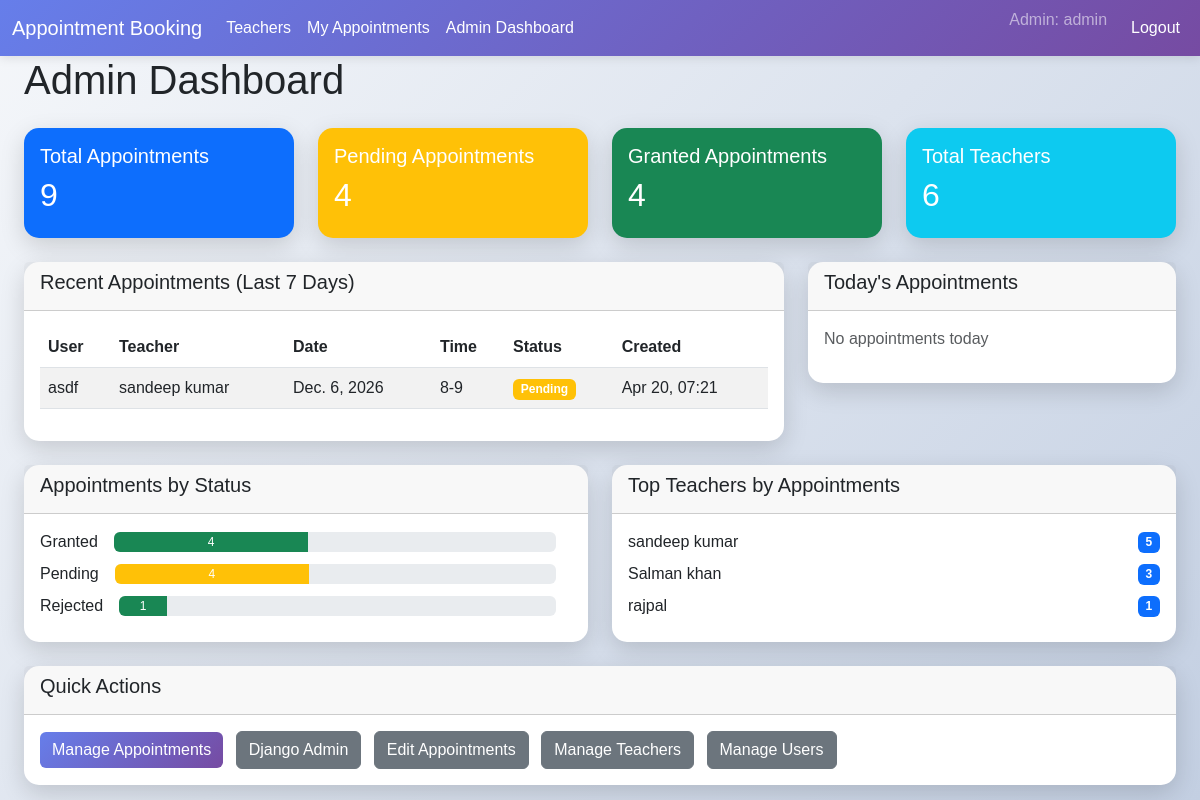
/admin-dashboard/ (signed in), run on the app's committed database.
### appointments/models.py (models this page shows, shortened)
class Appointment(models.Model):
    TIME_SLOTS = [
        ('8-9', '8-9'),
        ('9-10', '9-10'),
        ('10-11', '10-11'),
        ('11-12', '11-12'),
    ]
    STATUS_CHOICES = [
        ('pending', 'Pending'),
        ('granted', 'Granted'),
        ('rejected', 'Rejected'),
    ]
    user = models.ForeignKey(User, on_delete=models.CASCADE)
    teacher = models.ForeignKey(Teacher, on_delete=models.CASCADE)
    date = models.DateField(default=timezone.now)
    time_slot = models.CharField(max_length=10, choices=TIME_SLOTS)
    status = models.CharField(max_length=10, choices=STATUS_CHOICES, default='pending')
    message = models.TextField(blank=True, null=True)
    created_at = models.DateTimeField(auto_now_add=True)

class Teacher(models.Model):
    name = models.CharField(max_length=100)
    subject = models.CharField(max_length=100)
    avatar_url = models.URLField()

### appointments/views.py (the view)
# urls.py: path('admin-dashboard/', views.admin_dashboard, name='admin_dashboard'),
@staff_member_required
def admin_dashboard(request):
    total_appointments = Appointment.objects.count()
    pending_appointments = Appointment.objects.filter(status='pending').count()
    granted_appointments = Appointment.objects.filter(status='granted').count()
    total_teachers = Teacher.objects.count()
    total_users = User.objects.count()
    seven_days_ago = timezone.now() - timedelta(days=7)
    recent_appointments = Appointment.objects.filter(created_at__gte=seven_days_ago).order_by('-created_at')[:10]
    appointments_by_status = Appointment.objects.values('status').annotate(count=Count('status'))
    appointments_by_teacher = Appointment.objects.values('teacher__name').annotate(count=Count('teacher')).order_by('-count')[:5]
    today = timezone.now().date()
    todays_appointments = Appointment.objects.filter(date=today).order_by('time_slot')
    context = {
        'total_appointments': total_appointments,
        'pending_appointments': pending_appointments,
        'granted_appointments': granted_appointments,
        'total_teachers': total_teachers,
        'total_users': total_users,
        'recent_appointments': recent_appointments,
        'appointments_by_status': appointments_by_status,
        'appointments_by_teacher': appointments_by_teacher,
        'todays_appointments': todays_appointments,
    }
    return render(request, 'appointments/admin_dashboard.html', context)

### appointments/templates/appointments/admin_dashboard.html (shortened to what this page needs)
{% extends 'base.html' %}
{% block content %}
<div class="container-fluid">
    <div class="row">
        <div class="col-12">
            <h1 class="mb-4">Admin Dashboard</h1>
        </div>
    </div>
    <div class="row mb-4">
        <div class="col-md-3">
            <div class="card bg-primary text-white">
                <div class="card-body">
                    <h5 class="card-title">Total Appointments</h5>
                    <h2>{{ total_appointments }}</h2>
                </div>
            </div>
        </div>
        <div class="col-md-3">
            <div class="card bg-warning text-white">
                <div class="card-body">
                    <h5 class="card-title">Pending Appointments</h5>
                    <h2>{{ pending_appointments }}</h2>
                </div>
            </div>
        </div>
        <div class="col-md-3">
            <div class="card bg-success text-white">
                <div class="card-body">
                    <h5 class="card-title">Granted Appointments</h5>
                    <h2>{{ granted_appointments }}</h2>
                </div>
            </div>
        </div>
        <div class="col-md-3">
            <div class="card bg-info text-white">
                <div class="card-body">
                    <h5 class="card-title">Total Teachers</h5>
                    <h2>{{ total_teachers }}</h2>
                </div>
            </div>
        </div>
    </div>
    <div class="row mb-4">
        <div class="col-md-8">
            <div class="card">
                <div class="card-header">
                    <h5>Recent Appointments (Last 7 Days)</h5>
                </div>
                <div class="card-body">
                    <div class="table-responsive">
                        <table class="table table-striped">
                            <thead>
                                <tr>
                                    <th>User</th>
                                    <th>Teacher</th>
                                    <th>Date</th>
                                    <th>Time</th>
                                    <th>Status</th>
                                    <th>Created</th>
                                </tr>
                            </thead>
                            <tbody>
                                {% for appointment in recent_appointments %}
                                <tr>
                                    <td>{{ appointment.user.username }}</td>
                                    <td>{{ appointment.teacher.name }}</td>
                                    <td>{{ appointment.date }}</td>
                                    <td>{{ appointment.time_slot }}</td>
                                    <td>
                                        <span class="badge {% if appointment.status == 'pending' %}bg-warning{% else %}bg-success{% endif %}">
                                            {{ appointment.status|title }}
                                        </span>
                                    </td>
                                    <td>{{ appointment.created_at|date:"M d, H:i" }}</td>
                                </tr>
                                {% empty %}
                                <tr>
                                    <td colspan="6" class="text-center">No recent appointments</td>
                                </tr>
                                {% endfor %}
                            </tbody>
                        </table>
                    </div>
                </div>
            </div>
        </div>
        <div class="col-md-4">
            <div class="card">
                <div class="card-header">
                    <h5>Today's Appointments</h5>
                </div>
                <div class="card-body">
                    {% for appointment in todays_appointments %}
                    <div class="mb-2 p-2 border rounded">
                        <strong>{{ appointment.time_slot }}</strong><br>
                        <small>{{ appointment.user.username }} with {{ appointment.teacher.name }}</small><br>
                        <span class="badge {% if appointment.status == 'pending' %}bg-warning{% else %}bg-success{% endif %}">
                            {{ appointment.status|title }}
                        </span>
                    </div>
                    {% empty %}
                    <p class="text-muted">No appointments today</p>
                    {% endfor %}
                </div>
            </div>
        </div>
    </div>
    <div class="row">
        <div class="col-md-6">
            <div class="card">
                <div class="card-header">
                    <h5>Appointments by Status</h5>
                </div>
                <div class="card-body">
                    {% for status_data in appointments_by_status %}
                    <div class="d-flex justify-content-between align-items-center mb-2">
                        <span>{{ status_data.status|title }}</span>
                        <div class="progress flex-grow-1 mx-3" style="height: 20px;">
                            <div class="progress-bar {% if status_data.status == 'pending' %}bg-warning{% else %}bg-success{% endif %}"
                                 style="width: {% if total_appointments > 0 %}{% widthratio status_data.count total_appointments 100 %}{% else %}0{% endif %}%">
                                {{ status_data.count }}
                            </div>
                        </div>
                    </div>
                    {% endfor %}
                </div>
            </div>
        </div>
        <div class="col-md-6">
            <div class="card">
                <div class="card-header">
                    <h5>Top Teachers by Appointments</h5>
                </div>
                <div class="card-body">
                    {% for teacher_data in appointments_by_teacher %}
                    <div class="d-flex justify-content-between align-items-center mb-2">
                        <span>{{ teacher_data.teacher__name }}</span>
                        <span class="badge bg-primary">{{ teacher_data.count }}</span>
                    </div>
                    {% endfor %}
                </div>
            </div>
        </div>
    </div>
    <div class="row mt-4">
        <div class="col-12">
            <div class="card">
                <div class="card-header">
                    <h5>Quick Actions</h5>
                </div>
                <div class="card-body">
                    <a href="{% url 'manage_appointments' %}" class="btn btn-primary me-2">
                         Manage Appointments
                    </a>
                    <a href="{% url 'admin:index' %}" class="btn btn-secondary me-2">Django Admin</a>
                    <a href="{% url 'admin:appointments_appointment_changelist' %}" class="btn btn-secondary me-2">Edit Appointments</a>
                    <a href="{% url 'admin:appointments_teacher_changelist' %}" class="btn btn-secondary me-2">Manage Teachers</a>
                    <a href="{% url 'admin:auth_user_changelist' %}" class="btn btn-secondary">Manage Users</a>
                </div>
            </div>
        </div>
    </div>
</div>
{% endblock %}

### appointments/templates/base.html (shortened to what this page needs)
<!DOCTYPE html>
<html lang="en">
<head>
    <link href="https://cdn.jsdelivr.net/npm/bootstrap@5.3.0/dist/css/bootstrap.min.css" rel="stylesheet">
</head>
<body>
    <nav class="navbar navbar-expand-lg navbar-dark">
        <div class="container-fluid">
            <a class="navbar-brand" href="{% url 'home' %}">Appointment Booking</a>
            <div class="collapse navbar-collapse" id="navbarNav">
                <ul class="navbar-nav me-auto">
                    {% if user.is_authenticated %}
                    <li class="nav-item">
                        <a class="nav-link" href="{% url 'teacher_list' %}">Teachers</a>
                    </li>
                    <li class="nav-item">
                        <a class="nav-link" href="{% url 'my_appointments' %}">My Appointments</a>
                    </li>
                    {% if user.is_staff %}
                    <li class="nav-item">
                        <a class="nav-link" href="{% url 'admin_dashboard' %}">Admin Dashboard</a>
                    </li>
                    {% endif %}
                    {% endif %}
                </ul>
                <ul class="navbar-nav">
                    {% if user.is_authenticated %}
                        <li class="nav-item">
                            <span class="navbar-text me-3">
                                {% if user.is_staff %}
                                     Admin: {{ user.username }}
                                {% else %}
                                    <i class="bi bi-person-circle"></i> {{ user.username }}
                                {% endif %}
                            </span>
                        </li>
                        <li class="nav-item">
                            <a class="nav-link" href="{% url 'logout' %}">Logout</a>
                        </li>
                    {% endif %}
                </ul>
            </div>
        </div>
    </nav>
    <div class="container-fluid">
        <div class="row">
            <div class="col-12">
                {% block content %}{% endblock %}
            </div>
        </div>
    </div>
</body>
</html>

### appointments/templates/base.html (style rules this page uses)
body { background: linear-gradient(135deg, #f5f7fa 0%, #c3cfe2 100%); font-family: 'Arial', sans-serif; min-height: 100vh; }
.navbar { background: linear-gradient(135deg, #667eea 0%, #764ba2 100%); box-shadow: 0 2px 10px rgba(0,0,0,0.1); }
.navbar-brand, .navbar-nav .nav-link { color: white !important; }
.card { border: none; border-radius: 15px; box-shadow: 0 8px 25px rgba(0,0,0,0.15); transition: transform 0.3s, box-shadow 0.3s; }
.btn-primary { background: linear-gradient(135deg, #667eea 0%, #764ba2 100%); border: none; }

### data on the page
Appointment: user.username "asdf", teacher.name "sandeep kumar", date "Dec. 6, 2026", time_slot "8-9", status "Pending", created_at "Apr 20, 07:21"

### other printed values
{{ user.username }} "admin"
{{ total_appointments }} "9"
{{ pending_appointments }} "4"
{{ granted_appointments }} "4"
{{ total_teachers }} "6"
{{ status_data.status|title }} "Granted" "Pending" "Rejected"
{{ status_data.count }} "4" "4" "1"
{{ teacher_data.teacher__name }} "sandeep kumar" "Salman khan" "rajpal"
{{ teacher_data.count }} "5" "3" "1"
